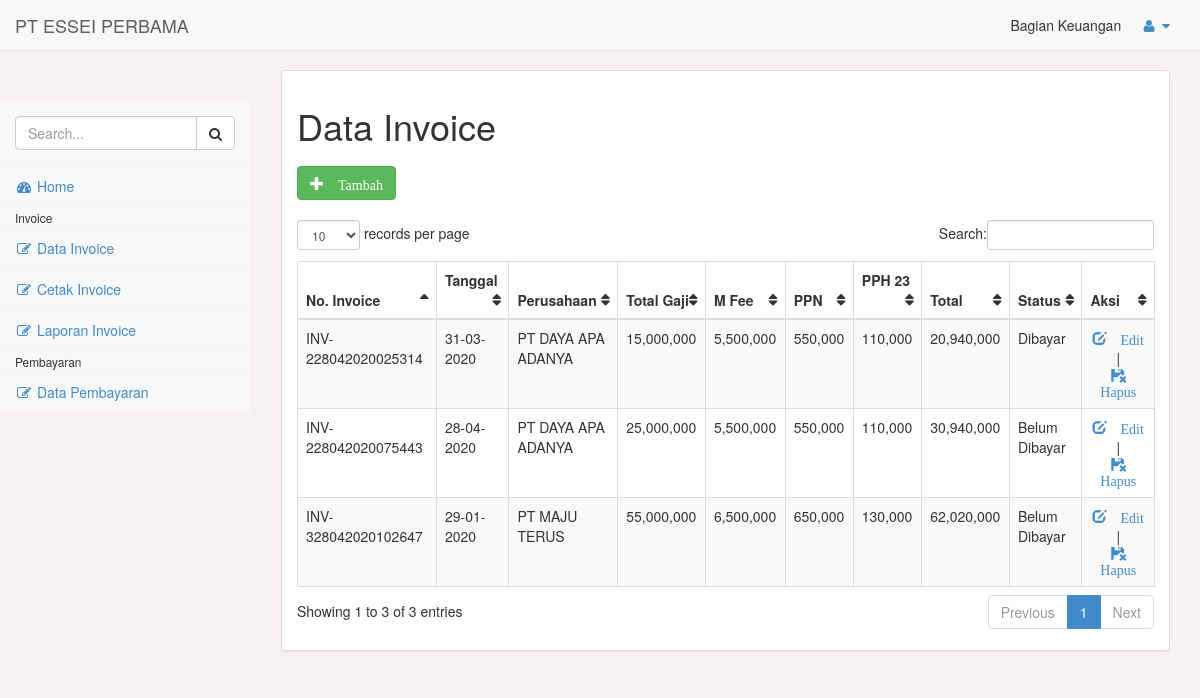
Screenshot of /pages/index.php?p=invoice (signed in) with the database file from the repository.
### tables this page shows
CREATE TABLE `invoice` (
  `id_invoice` int(11) NOT NULL,
  `tgl_invoice` date NOT NULL,
  `nomor` varchar(25) NOT NULL,
  `total_gaji` double NOT NULL,
  `mfee` double NOT NULL,
  `bayar` double NOT NULL,
  `tgl_bayar` date NOT NULL,
  `id_perusahaan` int(11) NOT NULL
);

CREATE TABLE `perusahaan` (
  `id_perusahaan` int(11) NOT NULL,
  `nama` varchar(200) NOT NULL,
  `alamat` text NOT NULL
);

### pages/invoice/invoice.php (the view, shortened to what this page needs)
<?php
include_once '_part/koneksi.php';
$p = $_GET['p'];
$page = isset($_GET['page']) ? $_GET['page'] : 'list';
switch ($page) {
case 'list':
if($p=="invoice"){
  $judul = "Data Invoice";
}elseif($p=="cetak_invoice"){
  $judul = "Cetak Invoice";
}elseif($p=="pembayaran"){
  $judul = "Data pembayaran";
}
?>
<h1><?= $judul ?></h1>
<div class="row" style="margin: 20px auto;">
  <?php if($p=="invoice"){ ?>
  <a href="index.php?p=invoice&page=entri" class="btn btn-success"><span class="glyphicon glyphicon-plus"> Tambah</span></a>
  <?php } ?>
</div>
<table id="example" class="table table-striped table-bordered">
  <thead>
    <tr>
      <th>No. Invoice</th>
      <th>Tanggal</th>
      <th>Perusahaan</th>
      <?php if($p=="invoice"){ ?>
      <th>Total Gaji</th>
      <th>M Fee</th>
      <th>PPN</th>
      <th>PPH 23</th>
      <?php } ?>
      <th>Total</th>
      <th>Status</th>
      <th>Aksi</th>
    </tr>
  </thead>
  <tbody>
	<?php
		$sql = "SELECT a.*, b.nama nama_perusahaan FROM invoice a JOIN perusahaan b ON a.id_perusahaan=b.id_perusahaan";
    $row = $koneksi->prepare($sql);
    $row->execute();
    $hasil = $row->fetchAll(PDO::FETCH_OBJ);
		foreach($hasil as $isi){
	?>
    <tr>
      <td><?= $isi->nomor;?></td>
      <td><span style='display: none;'><?= date('Ymd', strtotime($isi->tgl_invoice)) ?></span><?= date("d-m-Y", strtotime($isi->tgl_invoice));?></td>
      <td><?= $isi->nama_perusahaan;?></td>
      <?php if($p=="invoice"){ ?>
      <td><?= number_format($isi->total_gaji);?></td>
      <td><?= number_format($isi->mfee);?></td>
      <td><?= number_format($isi->mfee * 10 / 100);?></td>
      <td><?= number_format($isi->mfee * 2 /100);?></td>
      <?php } ?>
      <td><?= number_format(($isi->total_gaji + $isi->mfee + ($isi->mfee*10/100)) - ($isi->mfee*2/100));?></td>
      <td><?= $isi->bayar>0? "Dibayar": "Belum Dibayar"; ?></td>
      <td align="center">
        <?php if($p=="invoice"){ ?>
        <a href="index.php?p=invoice&page=edit&id=<?= $isi->id_invoice ?>"><i class="glyphicon glyphicon-edit"> Edit</i></a>
        &nbsp;&nbsp;|&nbsp;&nbsp;
        <a href="invoice/aksi_invoice.php?id=<?= $isi->id_invoice ?>" onclick="return confirm('Yakin Hapus ?')"><i class="glyphicon glyphicon-floppy-remove"> Hapus</i></a>
        <?php }elseif($p=="pembayaran"){ ?>
        <a href="index.php?p=pembayaran&page=edit&id=<?= $isi->id_invoice ?>"><i class="glyphicon glyphicon-pencil"> Bayar</i></a>
        <?php }elseif($p=="cetak_invoice"){ ?>
        <a href="invoice/cetak_invoice.php?id=<?= $isi->id_invoice ?>" target="_blank"><i class="glyphicon glyphicon-file"> Cetak</i></a>
        <?php } ?>
      </td>
    </tr>
	<?php } ?>
  </tbody>
</table>
<?php
break;
?>
<?php
}
?>

### assets/css/sb-admin.css (style rules this page uses)
body { padding-top: 100px; background-color: #f7f0f3; }
@media (min-width:768px) { body { padding-top: 50px; } }
table.dataTable thead .sorting, table.dataTable thead .sorting_asc, table.dataTable thead .sorting_desc, table.dataTable thead .sorting_asc_disabled, table.dataTable thead .sorting_desc_disabled { background: transparent; }
table.dataTable thead .sorting_asc:after { content: "\f0de"; float: right; font-family: fontawesome; }
table.dataTable thead .sorting:after { content: "\f0dc"; float: right; font-family: fontawesome; color: f7f0f3; }

### rows the page displays
invoice: nomor "INV-228042020025314", tgl_invoice "31-03-2020", id_perusahaan.nama "PT DAYA APA ADANYA", total_gaji "15,000,000", mfee "5,500,000", $isi->mfee*10/100 "550,000", $isi->mfee*2/100 "110,000", ($isi->total_gaji + $isi->mfee + ($isi->mfee*10/100)) - ($isi->mfee*2/100) "20,940,000", bayar "Dibayar"
invoice: nomor "INV-228042020075443", tgl_invoice "28-04-2020", id_perusahaan.nama "PT DAYA APA ADANYA", total_gaji "25,000,000", mfee "5,500,000", $isi->mfee*10/100 "550,000", $isi->mfee*2/100 "110,000", ($isi->total_gaji + $isi->mfee + ($isi->mfee*10/100)) - ($isi->mfee*2/100) "30,940,000", bayar "Belum Dibayar"
invoice: nomor "INV-328042020102647", tgl_invoice "29-01-2020", id_perusahaan.nama "PT MAJU TERUS", total_gaji "55,000,000", mfee "6,500,000", $isi->mfee*10/100 "650,000", $isi->mfee*2/100 "130,000", ($isi->total_gaji + $isi->mfee + ($isi->mfee*10/100)) - ($isi->mfee*2/100) "62,020,000", bayar "Belum Dibayar"

### other values shown
$_SESSION['nama'] "Bagian Keuangan"
$judul "Data Invoice"
